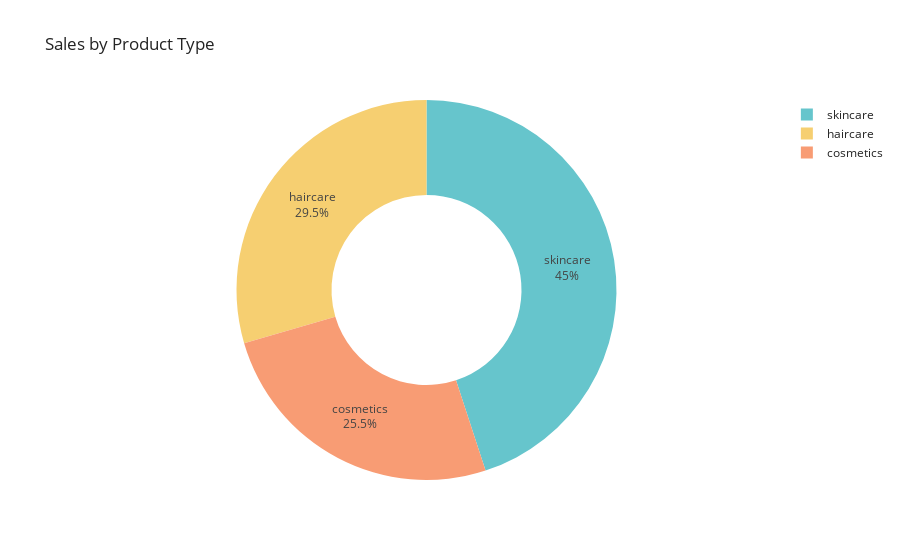

The notebook cell saved with this chart:
### Code cell
sales_data = df.groupby('Product type')['Number of products sold'].sum().reset_index()
pie_chart = px.pie(sales_data , values = 'Number of products sold' , names = 'Product type'
                    , title = 'Sales by Product Type' , hover_data= ['Number of products sold'],
                    hole=0.5,
                    color_discrete_sequence = px.colors.qualitative.Pastel
                    )

pie_chart.update_traces(textposition='inside', textinfo='percent+label')
#save the pie chart
#pio.write_image(pie_chart, file = 'pie_chart.png')
pie_chart.show()

### Figure 1 — Plotly figure (JSON) as saved in the notebook; plotly's stock layout.template omitted (floating-point values rounded to 4 significant figures)
{"data": [{"customdata": [[11757], [13611], [20731]], "domain": {"x": [0, 1], "y": [0, 1]}, "hole": 0.5, "hovertemplate": "Product type=%{label}<br>Number of products sold=%{customdata[0]}<extra></extra>", "labels": ["cosmetics", "haircare", "skincare"], "legendgroup": "", "name": "", "showlegend": true, "textinfo": "percent+label", "textposition": "inside", "type": "pie", "values": [11757, 13611, 20731]}], "layout": {"legend": {"tracegroupgap": 0}, "piecolorway": ["rgb(102, 197, 204)", "rgb(246, 207, 113)", "rgb(248, 156, 116)", "rgb(220, 176, 242)", "rgb(135, 197, 95)", "rgb(158, 185, 243)", "rgb(254, 136, 177)", "rgb(201, 219, 116)", "rgb(139, 224, 164)", "rgb(180, 151, 231)", "rgb(179, 179, 179)"], "title": {"text": "Sales by Product Type"}}}
